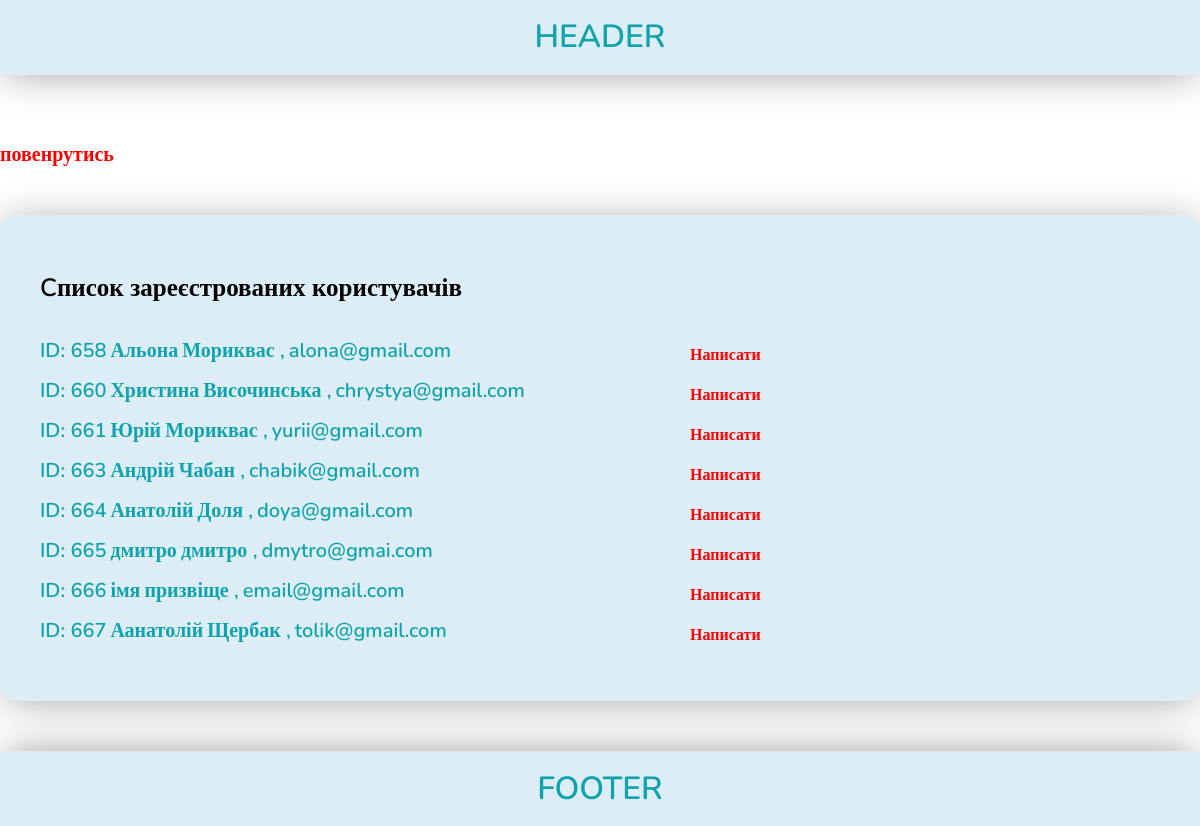
/pages/users-page.php (signed in), run on the app's committed database.
### tables this page shows
CREATE TABLE `users` (
  `user_id` int(11) NOT NULL,
  `firstname` text NOT NULL,
  `lastname` text NOT NULL,
  `surname` text NOT NULL,
  `tel` varchar(30) NOT NULL,
  `email` varchar(30) NOT NULL,
  `pass` varchar(30) NOT NULL
);

### pages/users-page.php (the view, shortened to what this page needs)
<?php
    include '../header.php';
    require '../connect.php';
?>
<section class="users-page-data">
    <div class="container">
        <div class="item-back-title">
                <?php  if(!isset($_SESSION['profile'])) {
                    echo '<a class="button-back" href="../index.php">повенрутись</a>';
                } else {
                  echo '<a class="button-back" href="../customer/index.php">повенрутись</a>';
                }
                ?>
        </div>
        <div class="wrapper-users-data">
            <h1 class="title">Cписок зареєстрованих користувачів</h1>
            <?php
                if(isset($_SESSION['profile'])) {
                    $currentUserId = $_SESSION['profile']['user_id'];
                    $sql = "SELECT * FROM users WHERE NOT user_id=$currentUserId";
                } else {
                    $sql = "SELECT * FROM users";
                }
                ?>
            <div class="item-users-data">
                <?php if($result = mysqli_query($connect, $sql)) : ?>
                    <?php while($row = mysqli_fetch_array($result)) : ?>
                        <div class="item-users">
                            <div class="item-data-users">
                            <span><?= 'ID:  '. $row['user_id'];?></span>
                            <span><?= $row['firstname'];?></span>
                            <span><?= $row['lastname']. ' ,';?></span>
                            <span><?= $row['email']; ?></span>
                            </div>
                            <?php
                                if(isset($_SESSION['profile']))
                                {
                                    echo '<a href="../customer/message_user.php?user_id=' .  $_SESSION['recipient_id'] .'">' . "Написати" . '</a>';
                                }
                            ?>
                        </div>
                    <?php endwhile; ?>
                <?php endif; ?>
            </div>
        </div>
    </div>
</section>
<?php
    include '../footer.php';
?>

### style.css (style rules this page uses)
body { line-height: 1; }
a { text-decoration: none; display: flex; justify-content: center; align-items: center; }
body { margin: 0; color: #fff; min-height: 100%; display: grid; grid-template-rows: auto 1fr auto; }
html { height: 100%; }
h1, h2, h3, h4, a, button, label, input[type=submit], span, p { font-family: "Nunito"; font-weight: 600; }
span { line-height: 20px; }
.item-back-title { display: flex; justify-content: flex-start; margin-top: 25px; }
.item-back-title .button-back { color: red; font-size: 20px; }
.wrapper-users-data { box-sizing: border-box; padding: 40px; margin: 50px 0 50px 0; border-radius: 15px; box-shadow: 0px 3px 40px -5px rgba(0, 0, 0, 0.4); background-color: rgba(161, 207, 227, 0.372); }
.wrapper-users-data .item-users { display: flex; }
.wrapper-users-data .item-users .item-data-users { margin-right: 50px; min-width: 600px; margin-bottom: 20px; }
.wrapper-users-data .item-users a { color: red !important; margin-bottom: 12px; }
.wrapper-users-data span { color: rgb(17, 163, 173); font-size: 20px; }
.wrapper-users-data .title { color: black; font-size: 25px; margin-bottom: 40px; }
.button-back { display: flex; margin-top: 45px; font-size: 20px; }

### data on the page
users: user_id "658", firstname "Альона", lastname "Мориквас", email "alona@gmail.com"
users: user_id "660", firstname "Христина", lastname "Височинська", email "chrystya@gmail.com"
users: user_id "661", firstname "Юрій", lastname "Мориквас", email "yurii@gmail.com"
users: user_id "663", firstname "Андрій", lastname "Чабан", email "chabik@gmail.com"
users: user_id "664", firstname "Анатолій", lastname "Доля", email "doya@gmail.com"
users: user_id "665", firstname "дмитро", lastname "дмитро", email "dmytro@gmai.com"
users: user_id "666", firstname "імя", lastname "призвіще", email "email@gmail.com"
users: user_id "667", firstname "Аанатолій", lastname "Щербак", email "tolik@gmail.com"
